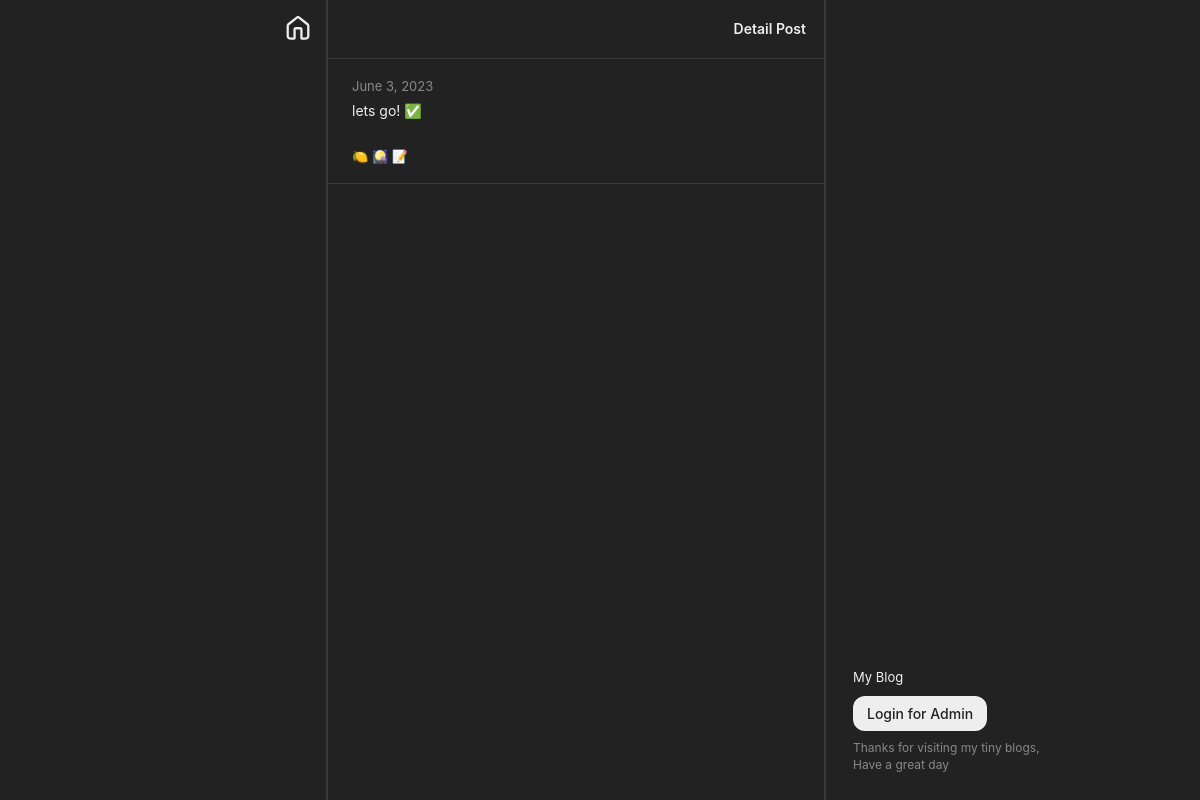
Screenshot of /post_detail.php?id=16 with the database file from the repository.
### tables this page shows
CREATE TABLE `posts` (
  `id` int(11) NOT NULL,
  `title` varchar(255) NOT NULL,
  `content` longtext NOT NULL,
  `created_at` datetime NOT NULL DEFAULT current_timestamp()
);

### post_detail.php (the view, shortened to what this page needs)
<?php
include 'db.php';
$id = $_GET['id'];
$stmt = $conn->prepare("SELECT * FROM posts WHERE id = ?");
$stmt->bind_param("i", $id);
$stmt->execute();
$result = $stmt->get_result();
$row = $result->fetch_assoc();
?>
<!DOCTYPE html>
<html>
<head>
    <link href="styles.css" rel="stylesheet">
</head>
<body>
    <div class="wrapper">
        <div class="left">
            <div class="left-container">
            <a href="index.php" style="text-decoration: none; color: inherit; cursor: pointer;" class="haptic">
</a>
            </div>
        </div>
        <div class="middle middle-border">
            <div class="content middle-border">
                <div class="tulisan-my-blog">
                    <span class="heading-bold">Detail Post</span>
                </div>
                <div class="post-list height-detail">
                    <div class="post post-column">
                    <span class="post-list-desc"><?php echo date("F j, Y", strtotime($row['created_at'])); ?></span>
                        <span class="post-list-title" style="margin-bottom: 20px;"><?php echo $row['title']; ?></span>
                        <span class="post-list-desc"><?php echo nl2br(htmlspecialchars($row['content'], ENT_QUOTES, 'UTF-8')); ?></span>
                    </div>
                </div>
            </div>
        </div>
        <div class="right">
            <div class="content right-container">
                <div class="right-box">
                    <span class="above-button">My Blog</span>
                    <button class="login-button">
                        <span id="loginBtn">Login for Admin</span>
                    </button>
                    <span class="below-button">Thanks for visiting my tiny blogs,<br />Have a great day</span>
                </div>
            </div>
        </div>
    </div>

### styles.css (style rules this page uses)
button { background: none; color: inherit; border: none; padding: 0; font: inherit; cursor: pointer; outline: inherit; }
* { box-sizing: border-box; }
body { font-family: "Inter", system-ui, -apple-system, BlinkMacSystemFont, 'Segoe UI', Roboto, Oxygen, Ubuntu, Cantarell, 'Open Sans', 'Helvetica Neue', sans-serif; font-style: normal; margin: 0; margin-left: 9vw; padding: 0; display: flex; justify-content: center; align-items: center; height: 100vh; background-color: #222222; }
.wrapper { display: flex; justify-content: space-between; width: 55%; height: 100%; }
.left, .right, .middle { display: flex; height: 100%; }
.left { align-items: flex-start; flex: 0 1 auto; }
.right { align-items: flex-end; flex: 0 1 auto; min-width: 250px; }
.middle { align-items: flex-start; justify-content: center; flex: 1; min-width: 500px; max-width: 500px; }
.left-container { display: flex; flex-direction: column; align-items: center; padding: 16px; gap: 32px; align-self: flex-start; }
.content { width: 100%; }
a { color: #eeeeee; text-decoration: none; }
.heading-bold { font-weight: 600; font-size: 14px; line-height: 22px; display: flex; align-items: center; color: #eeeeee; }
.post-list-title { font-weight: 400; font-size: 14px; line-height: 28px; display: flex; align-items: center; color: #eeeeee; }
.post-list-desc { font-weight: 400; font-size: 13px; line-height: 22px; display: flex; align-items: center; color: #888888; }
.post { box-sizing: border-box; display: flex; justify-content: space-between; align-items: start; padding: 16px 24px; border-bottom: 1px solid rgba(255, 255, 255, 0.1); }
.post-column { flex-direction: column; }
.tulisan-my-blog { box-sizing: border-box; display: flex; flex-direction: row; align-items: center; justify-content: space-between; padding: 18px; gap: 25.36px; border-bottom: 1px solid rgba(255, 255, 255, 0.1); }
.middle-border { border-width: 0px 1px; border-style: solid; border-color: rgba(255, 255, 255, 0.1); }
.right-container { display: flex; flex-direction: column; justify-content: flex-end; align-items: flex-start; padding: 27px; gap: 11px; align-self: flex-end; }
.right-box { display: flex; flex-direction: column; align-items: flex-start; padding: 0px; gap: 8px; }
.below-button { font-weight: 400; font-size: 12px; line-height: 17px; display: flex; align-items: center; color: #888888; }
.above-button { font-weight: 400; font-size: 13px; line-height: 22px; display: flex; align-items: center; color: #eeeeee; }
.login-button { display: flex; flex-direction: row; align-items: flex-start; padding: 9px 14px; background: #eeeeee; border-radius: 12px; }
#loginBtn { font-weight: 500; font-size: 14px; line-height: 17px; display: flex; align-items: center; text-align: center; color: #222222; }
.icon-home { width: 24px; height: 24px; }
.post-list { overflow-y: auto; scrollbar-color: #222222 #222222; scrollbar-width: thin; }
.height-detail { height: 93.5vh; }
.tulisan-my-blog { position: sticky; top: 0; }
@media screen and (max-width: 1250px) { body { font-family: "Inter", system-ui, -apple-system, BlinkMacSystemFont, 'Segoe UI', Roboto, Oxygen, Ubuntu, Cantarell, 'Open Sans', 'Helvetica Neue', sans-serif; font-style: normal; margin: 0; padding: 0; display: flex; justify-content: space-around; align-items: center; height: 100vh; background-color: #222222; } }

### rows the page displays
posts: created_at "June 3, 2023", title "lets go! ✅", content "🍋 🎑 📝"
